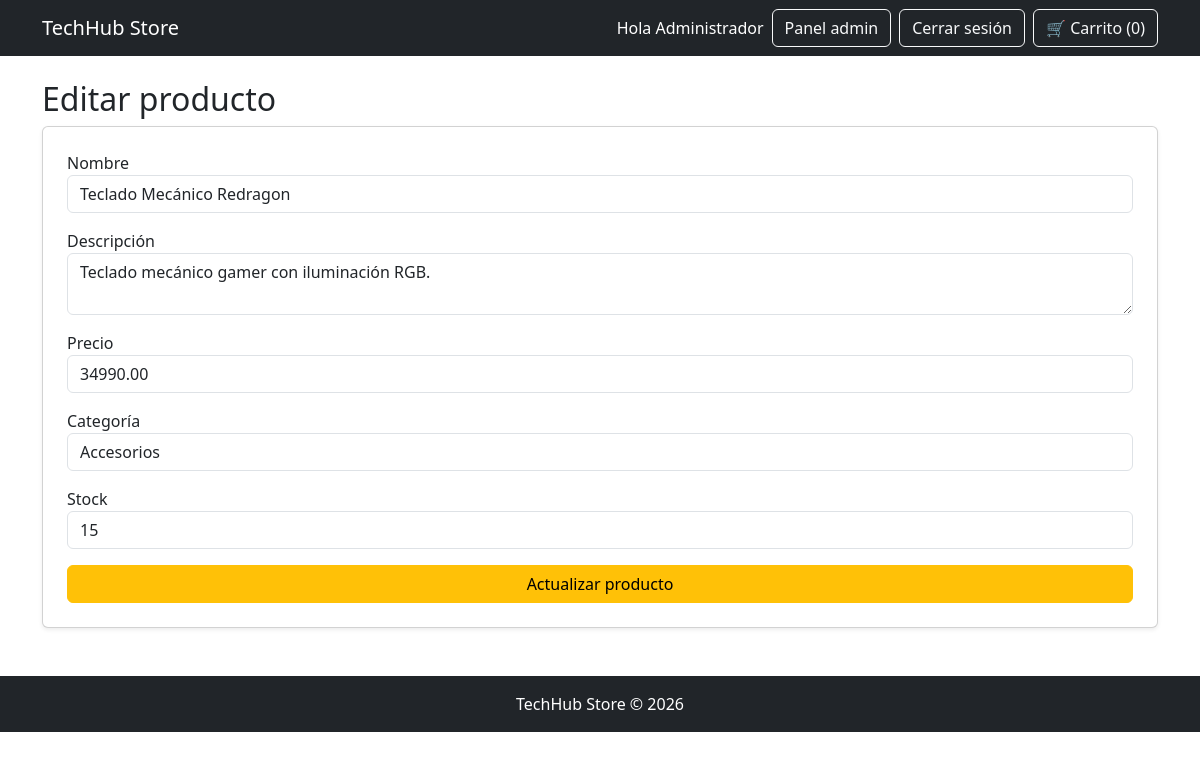
/index.php?controller=adminProducto&action=edit&id=3 (signed in), run on the app's committed database.
### tables this page shows
CREATE TABLE productos (
    id INT AUTO_INCREMENT PRIMARY KEY,
    nombre VARCHAR(150) NOT NULL,
    descripcion TEXT NOT NULL,
    precio DECIMAL(10,2) NOT NULL,
    stock INT NOT NULL DEFAULT 0,
    categoria VARCHAR(100) NOT NULL,
    imagen VARCHAR(255) DEFAULT NULL,
    creado_en TIMESTAMP DEFAULT CURRENT_TIMESTAMP
);

### app/controllers/AdminProductoController.php (called while the page is built, shortened)
<?php
require_once "app/models/Producto.php";
class AdminProductoController {
    public function edit() {
        $productoModel = new Producto();
        $producto = $productoModel->obtenerProductoPorId($_GET["id"]);
        require_once "app/views/admin/productos/edit.php";
    }
}

### index.php (called while the page is built, shortened)
<?php
require_once "config/database.php";
$action = $_GET['action'] ?? 'index';
$controllerInstance = new $controllerName();
$controllerInstance->$action();

### config/database.php (called while the page is built, shortened)
<?php
class Database {
    private $host = "localhost";
    private $user = "root";
    private $password = "";
    private $database = "techhub_store";
    public function connect() {
        $conn = new mysqli(
            $this->host,
            $this->user,
            $this->password,
            $this->database
        );
        return $conn;
    }
}

### app/models/Producto.php (called while the page is built, shortened)
<?php
require_once "config/database.php";
class Producto {
    private $conn;
    public function __construct() {
        $database = new Database();
        $this->conn = $database->connect();
    }
    public function getById($id) {
        $id = intval($id);
        $sql = "SELECT * FROM productos WHERE id = $id";
        $resultado = $this->conn->query($sql);
        return $resultado->fetch_assoc();
    }
    public function obtenerProductoPorId($id) {
        return $this->getById($id);
    }
}

### app/views/admin/productos/edit.php (the view, shortened to what this page needs)
<?php require_once "app/views/layout/header.php"; ?>
<h2>Editar producto</h2>
<form method="POST"
      action="index.php?controller=adminProducto&action=update"
      class="card p-4 shadow-sm">
    <div class="mb-3">
        <label>Nombre</label>
        <input name="nombre"
               class="form-control"
               value="<?= $producto["nombre"]; ?>"
               required>
    </div>
    <div class="mb-3">
        <label>Descripción</label>
        <textarea name="descripcion"
                  class="form-control"
                  required><?= $producto["descripcion"]; ?></textarea>
    </div>
    <div class="mb-3">
        <label>Precio</label>
        <input type="number"
               name="precio"
               class="form-control"
               value="<?= $producto["precio"]; ?>"
               required>
    </div>
    <div class="mb-3">
        <label>Categoría</label>
        <input name="categoria"
               class="form-control"
               value="<?= $producto["categoria"]; ?>"
               required>
    </div>
    <div class="mb-3">
        <label>Stock</label>
        <input type="number"
               name="stock"
               class="form-control"
               value="<?= $producto["stock"]; ?>"
               required>
    </div>
    <button class="btn btn-warning">
        Actualizar producto
    </button>
</form>
<?php require_once "app/views/layout/footer.php"; ?>

### data on the page
productos: nombre "Teclado Mecánico Redragon", descripcion "Teclado mecánico gamer con iluminación RGB.", precio "34990.00", categoria "Accesorios", stock "15"

### other printed values
$_SESSION["usuario"]["nombre"] "Administrador"
$totalCarrito "0"
